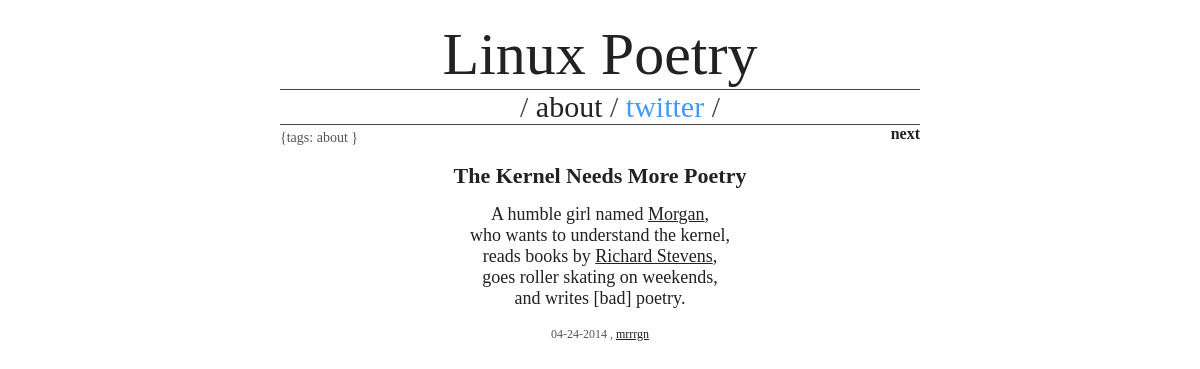
The app's page /1/, older data.
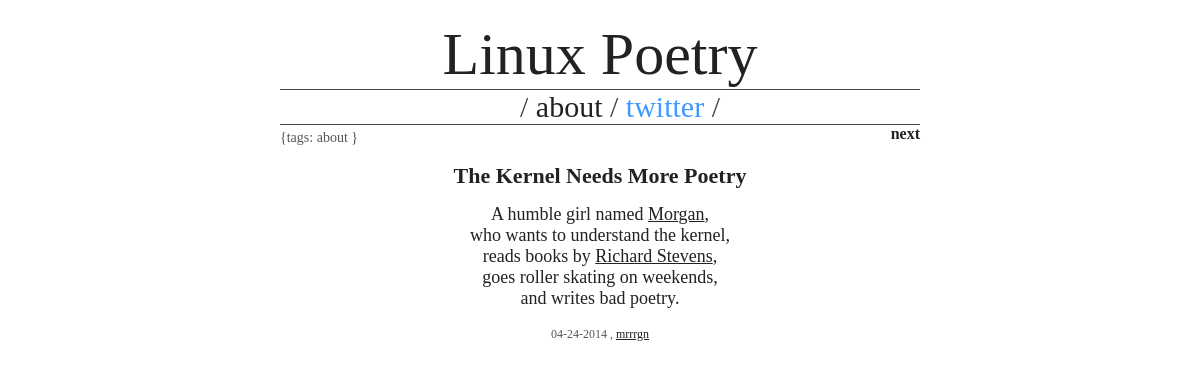
The same page, newer data.
### linuxpoetry/models.py (models this page shows, shortened)
class Post(models.Model):
    title = models.TextField()
    body = models.TextField()
    tags = models.ManyToManyField(PostTag)
    created_at = models.DateTimeField(auto_now_add=True)
    updated_at = models.DateTimeField(auto_now=True)
    @property
    def body_with_html(self):
        return str(
            self.body
        ).replace('\n', '<br/>').replace('\t', ' ').replace('\r', '')
    @property
    def tags_str(self):
        return ', '.join([tag.name for tag in self.tags.all()])

class PostTag(models.Model):
    name = models.CharField(max_length=120)
    description = models.TextField()
    cardinality = models.IntegerField(default=0)

### linuxpoetry/views.py (the view)
# urls.py: url(r'^(?P<post_id>\d+)/$', views.index, name='post'),
def index(request, post_id=None):
    post = None
    next_id = None
    prev_id = None
    post_count = Post.objects.count()
    if post_count > 0:
        if not post_id:
            post = Post.objects.order_by('-created_at')[0]
        else:
            post = Post.objects.get(id=post_id)
        if post.id < post_count:
            next_id = post.id + 1
        if post.id > 1:
            prev_id = post.id - 1
    return render_to_response(
        'linuxpoetry/base.html',
        {
            'request': request,
            'post': post,
            'next_id': next_id,
            'prev_id': prev_id,
        }
    )

### templates/linuxpoetry/base.html (shortened to what this page needs)
<!DOCTYPE html>
{% autoescape off %}
<html>
  <head>
  </head>
  <body>
    <div class="primary-frame">
      <span class="headline"> Linux Poetry</span>
      <ul class="sub-headline top-nav">
        <li>/<a href="{% url "post" 1 %}"> about </a>/</li>
        <li>
          <a
            class="twitter"
            onCLick=window.open("http://www.twitter.com/linuxpoetry")>
            twitter
          </a> /
        </li>
      </ul>
      <div class="tag-frame">
        {tags: <span id="tagframe"> {% if post %} {{ post.tags_str }} {% endif %}</span>  }
      </div>
      <div class="prev-next-frame">
        <span class="next-post">
            {% if next_id %}
                <a href="{% url "post" next_id %}">
                    <b>next</b>
                </a>
            {% endif %}
        </span>
      </div>
      <br/>
      <div id="postframe" class="post-frame">
        <span class="post-title"> {% if post %} {{ post.title }} {% else %} - No Content - {% endif %} </span>
        <div class="post-body">
        {% if post %} {{ post.body_with_html }} {% endif %}
        </div>
        <span class="timestamp"> {% if post %} {{ post.updated_at|date:"m-d-Y" }} {% endif %}, <a href="http://mrrrgn.com">mrrrgn</a> </span>
      </div>
    </div>
  </body>
{% endautoescape %}
</html>

### templates/linuxpoetry/base.html (style rules this page uses)
html { height: 100%; font-family: "Big Caslon", "Book Antiqua", "Palatino Linotype", Georgia, serif; }
a { text-decoration: none; color: #222; }
.post-frame a { text-decoration:underline; }
ul.top-nav { border-top: solid 1px #444; border-bottom: solid 1px #444; list-style-type: none; margin: auto; }
ul.top-nav li { display: inline; }
.primary-frame { margin-top: 20px; margin-bottom: 0px; font-weight: normal; color: #222; width: 640px; margin-left: auto; margin-right: auto; text-align: center; }
.headline { font-size: 60px; }
.sub-headline { font-size: 30px; color: #444; }
.tag-frame { color: #555; float: left; font-size: 14px; text-align: left; margin-top: 5px; }
.prev-next-frame { float: right; }
.post-frame { width: 640px; margin-top: 20px; text-align: center; }
.post-title { color: #222; font-size: 22px; font-weight: bold; }
.post-body { font-size: 18px; margin-top: 15px; margin-bottom: 15px; }
.timestamp { font-size: 12px; color: #555; }
.twitter { color: #4099ff; }

Row changes from the older to the newer data that the page shows:
changed Post "The Kernel Needs More Poetry": body_with_html "A humble girl named Morgan , who wants to understand the kernel, reads books by Richard Stevens , goes roller skating on weekends, and writes [bad] poetry." → "A humble girl named Morgan , who wants to understand the kernel, reads books by Richard Stevens , goes roller skating on weekends, and writes bad poetry."
